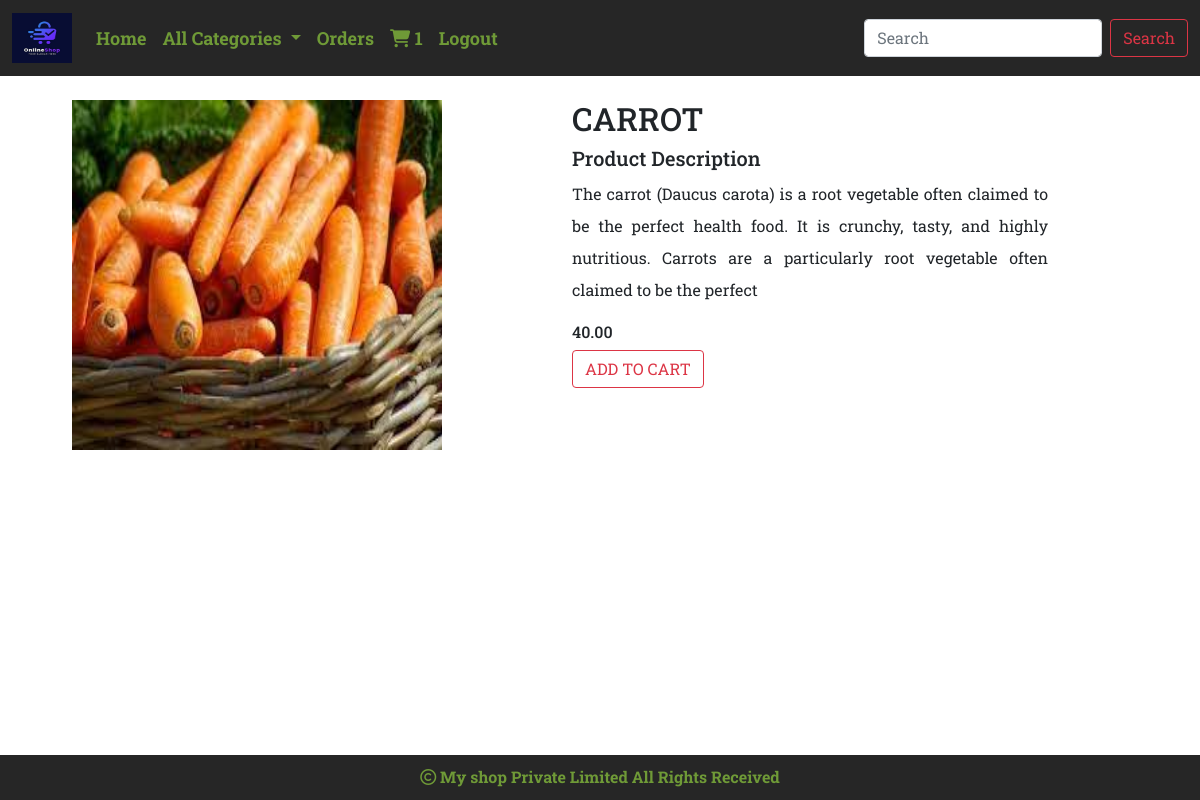
The app's page /Details/carrot (signed in) with its own data.
### Shop/models.py (models this page shows, shortened)
class Product(models.Model):
    pname = models.CharField(max_length=200)
    description = models.TextField()
    image = models.ImageField(upload_to='Shop/Category', null=True, blank=True)
    price = models.DecimalField(max_digits=10,decimal_places=2)
    category = models.ForeignKey(Category,on_delete=models.CASCADE)
    stock = models.IntegerField()
    available = models.BooleanField(default=True)
    created = models.DateTimeField(auto_now_add=True)
    updated = models.DateTimeField(auto_now=True)

### Shop/views.py (the view)
# urls.py: path('Details/<p>', views.Details, name="Details"),
@login_required
def Details(request,p):
    d=Product.objects.get(pname=p)
    return render(request,'details.html',{'d':d})

### Cart/context_processors.py (called while the page is built)
def counter(request):
    item_count=0
    if request.user.is_authenticated:
        user=request.user
        try:
            cart=Cart.objects.filter(user=user)
            for i in cart:
                item_count+=i.quantity
        except:
            item_count=0
    return {'count':item_count}

### Shop/context_processors.py (called while the page is built)
def menu_links(request):
    links = Category.objects.all()
    return {'links':links}

### Templates/Details.html
<!DOCTYPE html>
<!DOCTYPE html>
{% extends 'Base.html' %}
{% load static %}
{% block content %}
<div class="container-fluid mt-4">
    <div class="row">
        <div class="col-sm-5" style="margin-left:60px;">
           <img src="{{d.image.url }}" height="350px" width="370px">
        </div>
        <div class="col-sm-5">
            <h2 class="text-uppercase">{{d.pname}}</h2>
            <h5>Product Description</h5>
            <p style="text-align:justify;line-height:2">{{d.description}}</p>
            <h6>{{d.price}}</h6>
            {% if user.is_superuser != True %}
                {% if d.stock <= 0 %}
            <h4 class="mt-5">OUT STOCK</h4>
            {% else %}
            <a href="{% url 'Cart:Add_to_cart' d.pname %}" class="btn btn-outline-danger">ADD TO CART</a>
            {% endif %}
            {% else %}
            {% if d.stock <= 0 %}
                <a class="btn btn-danger  " href="{% url 'admin:index' %}">ADD STOCK</a>
            {% endif %}
            {% endif %}
        </div>
    </div>
</div>
{% endblock %}

### Static/Css/Style.css (style rules this page uses)
body { font-family: 'Roboto Slab', serif; }

### records on screen
Product: image (picture), pname "CARROT", description "The carrot (Daucus carota) is a root vegetable often claimed to be the perfect health food. It is crunchy, tasty, and highly nutritious. Carrots are a particularly root vegetable often claimed to be the perfect", price "40.00"

### other values on screen
{{ count }} "1"
